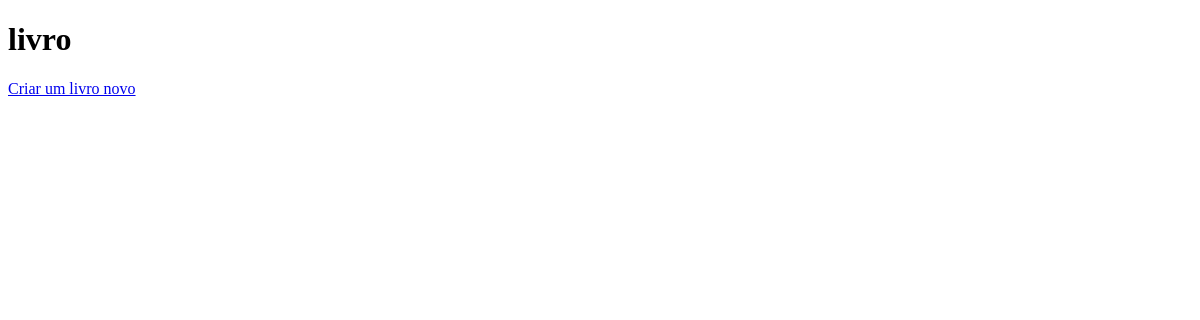
The app's page /, older data.
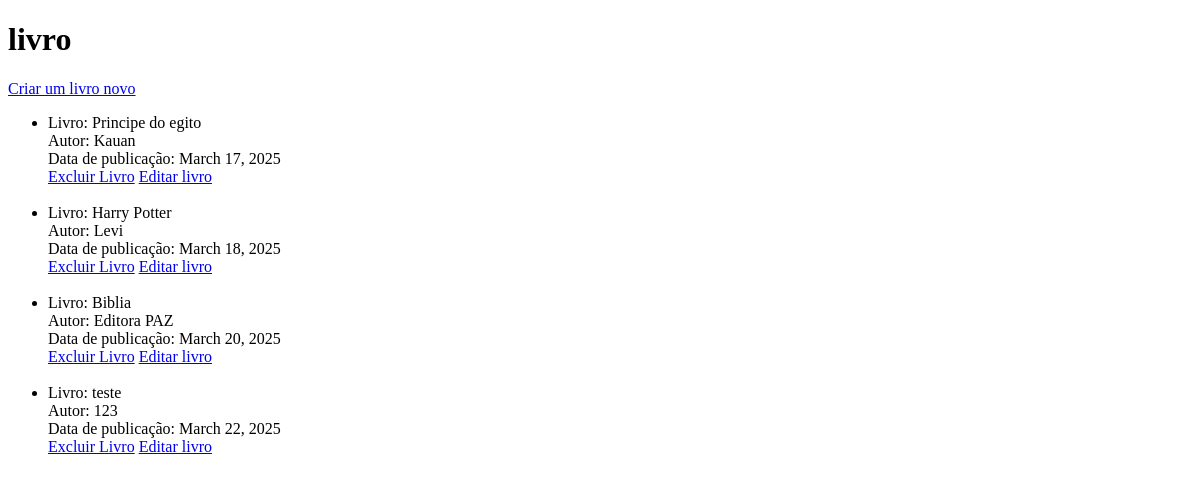
The same page, newer data.
### app/models.py (models this page shows, shortened)
class livros(models.Model):
    titulo = models.CharField(max_length=255)
    autor = models.CharField(max_length=100)
    data_de_publicacao = models.DateField()

### app/views.py (the view)
# urls.py: path('', views.visualizar_livros, name='livros'),
def visualizar_livros(request):
    todos_livros = livros.objects.all()
    return render(request, 'livros.html', {'livros': todos_livros})

### app/Templates/livros.html (shortened to what this page needs)
<!DOCTYPE html>
<html lang="en">
<head>
</head>
<body>
   <h1>livro</h1>
    <a href="{%url 'criar_livro'%}">Criar um livro novo</a>
   <ul>
    {% for livro in livros %}
        <li>
            Livro: {{ livro.titulo }} <br>
            Autor: {{ livro.autor }} <br>
            Data de publicação: {{ livro.data_de_publicacao }} <br>
            <a href="{% url 'excluir_livro' livro.pk%}">Excluir Livro</a>
            <a href="{% url 'atualizar_livro' livro.pk%}">Editar livro</a>
        </li><br>
    {% endfor %}
</ul>
</body>
</html>

Row changes from the older to the newer data that the page shows:
added livros: titulo "Principe do egito", autor "Kauan", data_de_publicacao "March 17, 2025"
added livros: titulo "Harry Potter", autor "Levi", data_de_publicacao "March 18, 2025"
added livros: titulo "Biblia", autor "Editora PAZ", data_de_publicacao "March 20, 2025"
added livros: titulo "teste", autor "123", data_de_publicacao "March 22, 2025"
